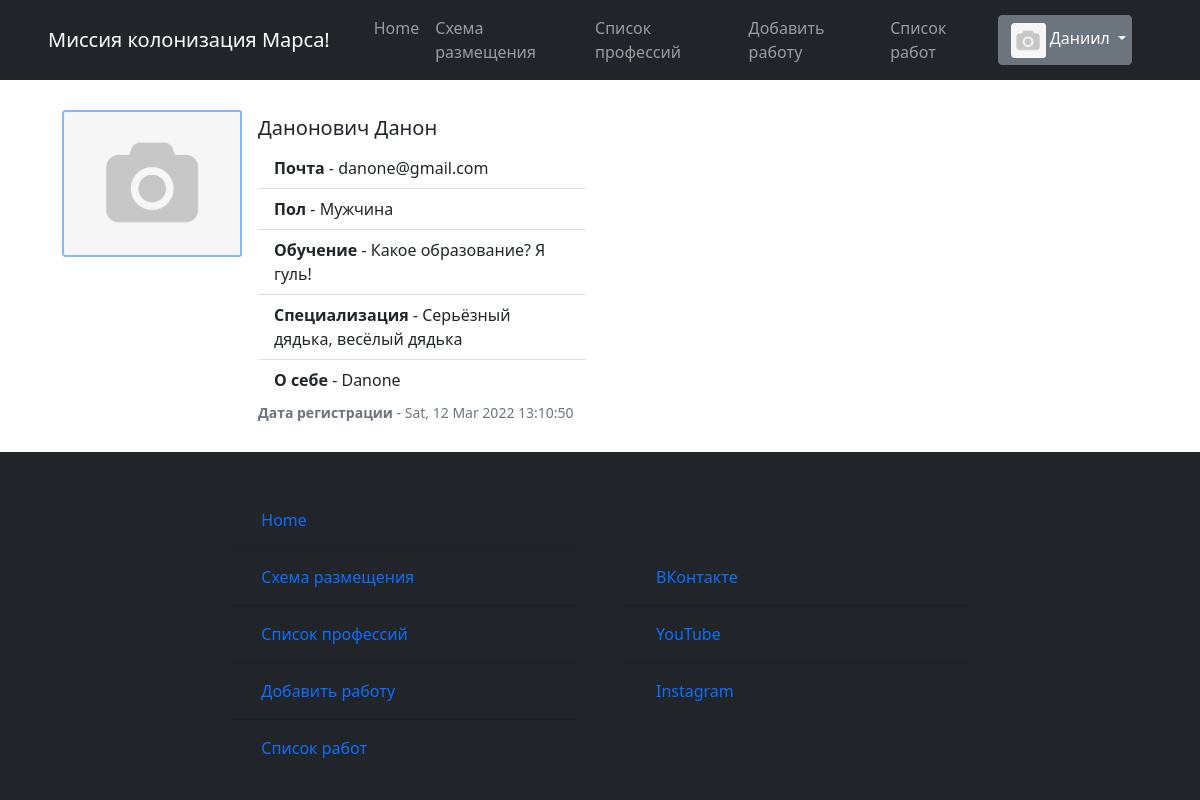
The page /profile/danone@gmail.com (signed in) on the database its author committed.
### static/data/users.py (models this page shows, shortened)
class User(SqlAlchemyBase, UserMixin):
    __tablename__ = 'users'
    id = sqlalchemy.Column(sqlalchemy.Integer,
                           primary_key=True, autoincrement=True)
    surname = sqlalchemy.Column(sqlalchemy.String, nullable=True)
    name = sqlalchemy.Column(sqlalchemy.String, nullable=True)
    sex = sqlalchemy.Column(sqlalchemy.String, nullable=True)
    email = sqlalchemy.Column(sqlalchemy.String,
                              index=True, unique=True, nullable=True)
    hashed_password = sqlalchemy.Column(sqlalchemy.String, nullable=True)
    studying = sqlalchemy.Column(sqlalchemy.String, nullable=True)
    professions = sqlalchemy.Column(sqlalchemy.String, nullable=True)
    about = sqlalchemy.Column(sqlalchemy.String, nullable=True)
    created_date = sqlalchemy.Column(sqlalchemy.String, nullable=True)
    image_link = sqlalchemy.Column(sqlalchemy.String, nullable=True)
    disk_path = sqlalchemy.Column(sqlalchemy.String, nullable=True)

### runner.py (the view)
@app.route('/profile/<email>', methods=['POST', 'GET'])
def answer(email):
    db_sess = db_session.create_session()
    user = db_sess.query(User).filter(User.email == email).first()
    return render_template('html/profile.html',
                           title=f'{user.name} - DanoNET',
                           image=image,
                           params=user,
                           menu_bar_title='Миссия колонизация Марса!', )

### runner.py (called while the page is built)
@login_manager.user_loader
def load_user(user_id):
    db_sess = db_session.create_session()
    return db_sess.query(User).get(user_id)

### static/data/db_session.py (called while the page is built)
def create_session() -> Session:
    global __factory
    return __factory()

### templates/html/profile.html
{% extends "html/base.html" %}
{% block content %}
    <div class="card mb-3 profile-card" style="max-width: 540px;">
        <div class="row g-0">
            <div class="col-md-4">
                {% if image %}
                    <img src="{{ url_for('static', filename=image) }}" class="img-fluid rounded-start profile-card-img"
                         alt="Упс... Что-то пошло не так!">
                {% else %}
                    <img src="{{ url_for('static', filename='/images/avatars/no_avatar.png') }}"
                         class="img-fluid rounded-start profile-card-img" alt="Упс... Что-то пошло не так!">
                {% endif %}
            </div>
        <div class="col-md-8 profile-card-info">
            <div class="card-body">
                <h5 class="card-title">{{ params.surname }} {{ params.name }}</h5>
                <div class="card-text">
                    <ul class="list-group list-group-flush">
                        <li class="list-group-item"><b>Почта</b> - {{ params.email }}</li>
                        <li class="list-group-item"><b>Пол</b> - {{ params.sex }}</li>
                        <li class="list-group-item"><b>Обучение</b> - {{ params.studying }}</li>
                        <li class="list-group-item"><b>Специализация</b> - {{ params.professions.lower().capitalize() }}</li>
                        <li class="list-group-item"><b>О себе</b> - {{ params.about }}</li>
                    </ul>
                </div>
                <p class="card-text"><small class="text-muted"><b>Дата регистрации</b> - {{ params.created_date }}</small></p>
            </div>
        </div>
        </div>
    </div>
{% endblock %}

### templates/html/base.html (shortened to what this page needs)
<!doctype html>
<html lang="en">
<head>
    <link rel="stylesheet"
          href="https://stackpath.bootstrapcdn.com/bootstrap/4.4.1/css/bootstrap.min.css"
>
    <link rel="stylesheet" href="../../static/css/professions.css">
    <link rel="stylesheet" href="../../static/css/index.css">
    <link rel="stylesheet" href="../../static/css/bar.css">
    <link rel="stylesheet" href="../../static/bootstrap-5.1.3-dist/css/bootstrap.css">
    <link rel="stylesheet" href="../../static/bootstrap-5.1.3-dist/css/bootstrap-grid.css">
    <link rel="stylesheet" href="../../static/bootstrap-5.1.3-dist/css/bootstrap-reboot.css">
    <link rel="stylesheet" href="../../static/bootstrap-5.1.3-dist/css/bootstrap-utilities.css">
    <link rel="stylesheet" href="../../static/css/professions.css">
    <link rel="stylesheet" href="../../static/css/index.css">
    <link rel="stylesheet" href="../../static/css/bar.css">
</head>
<body>
<div class="wrapper">
    <header>
    <nav class="navbar navbar-expand-lg navbar-dark bg-dark text-white">
        <div class="container-fluid">
            <a class="navbar-brand" href="/homepage">{{ menu_bar_title }}</a>
            <div class="collapse navbar-collapse" id="navbarSupportedContent">
                <ul class="navbar-nav me-auto mb-2 mb-lg-0">
                    <li class="nav-item">
                        <a class="nav-link" aria-current="page" href="/homepage">Home</a>
                    </li>
                    <li class="nav-item">
                        <a class="nav-link" href="/distribution">Схема размещения</a>
                    </li>
                    <li class="nav-item">
                        <a class="nav-link" href="/list_prof/ul">Список профессий</a>
                    </li>
                    <li class="nav-item">
                        <a class="nav-link" href="/create_job">Добавить работу</a>
                    </li>
                    <li class="nav-item">
                        <a class="nav-link" href="/job_list">Список работ</a>
                    </li>
                </ul>
                {% if current_user.is_authenticated %}
                    <div class="dropdown-navbar user-navbar">
                        <div class="btn-group">
                            <button type="button" class="btn btn-secondary dropdown-toggle" data-bs-toggle="dropdown"
                                    href="#" role="button" aria-expanded="false" id="user">
                                <span>
                                    {% if image %}
                                        <img src="{{ url_for('static', filename=image) }}"
                                             class="img-fluid rounded-start profile-card-img miniature-pic"
                                             alt="">
                                    {% else %}
                                        <img src="{{ url_for('static', filename='/images/avatars/no_avatar.png') }}"
                                             class="img-fluid rounded-start profile-card-img miniature-pic"
                                             alt="">
                                    {% endif %}
                                </span>
                                {{ current_user.name }}
                            </button>
                        </div>
                    </div>
                {% else %}
                    <form class="d-flex">
                        <a class="nav-brand" href="/login"><button class="btn btn-outline-success me-2" type="button">Войти</button></a>
                        <a class="nav-brand" href="/register"><button class="btn btn-outline-success me-2" type="button">Зарегистрироваться</button></a>
                    </form>
                {% endif %}
            </div>
        </div>
    </nav>
</header>
<main role="main" class="container">
    {% block content %}{% endblock %}
</main>
<footer class="navbar navbar-dark bg-dark navbar-footer row g-3" id="footer">
    <div class="card bg-dark col-md-4 footer-column">
        <div class="card-body">
            <form class="form-footer" method="post" novalidate>
                <ul class="list-group list-group-flush bg-dark">
                    <li class="list-group-item bg-dark">
                        <a class="nav-link" aria-current="page" href="/homepage">Home</a>
                    </li>
                    <li class="list-group-item bg-dark">
                        <a class="nav-link" href="/distribution">Схема размещения</a>
                    </li>
                    <li class="list-group-item bg-dark">
                        <a class="nav-link" href="/list_prof/ul">Список профессий</a>
                    </li>
                    <li class="list-group-item bg-dark">
                        <a class="nav-link" href="/create_job">Добавить работу</a>
                    </li>
                    <li class="list-group-item bg-dark">
                        <a class="nav-link" href="/job_list">Список работ</a>
                    </li>
                </ul>
            </form>
        </div>
    </div>
    <div class="card bg-dark col-md-4 footer-column">
        <div class="card-body">
            <form class="form-footer" method="post" novalidate>
                <ul class="list-group list-group-flush bg-dark">
                    <li class="list-group-item bg-dark">
                        <a class="nav-link" aria-current="page" href="https://m.vk.com/daniilkolevatykh"
                           target="_blank">ВКонтакте</a>
                    </li>
                    <li class="list-group-item bg-dark">
                        <a class="nav-link" href="https://www.youtube.com/channel/UCYcTAs_MR2JaN-LxTlDMQxA"
                           target="_blank">YouTube</a>
                    </li>
                    <li class="list-group-item bg-dark">
                        <a class="nav-link" href="https://www.instagram.com/daniil_kolevatykh/"
                           target="_blank">Instagram</a>
                    </li>
                </ul>
            </form>
        </div>
    </div>
</footer>
</div>
</body>
</html>

### static/css/index.css (style rules this page uses)
.dropdown-navbar { padding-right: 40px; }
* { margin: 0; padding: 0; }
html, body { height: 100%; }
.wrapper { height: 100%; display: flex; flex-direction: column; }
main { flex: 1 1 auto; }
.footer-column { border: none; vertical-align: top; }
.profile-card { margin: 20px; border: none; }
.profile-card-img { margin-top: 10px; border: 2px solid #86b7fe; border-radius: 3px; }
.miniature-pic { margin-top: 1px; border: none; image-rendering: auto; width: 35px; height: 35px; object-fit: cover; }

### static/css/bar.css (style rules this page uses)
.navbar-brand { alignment: center; padding-left: 20px; padding-right: 20px; }

### rows shown on the page
User: name "Даниил"
User: surname "Данонович", name "Данон", email "danone@gmail.com", sex "Мужчина", studying "Какое образование? Я гуль!", professions "Серьёзный дядька, весёлый дядька", about "Danone", created_date "Sat, 12 Mar 2022 13:10:50"

### other values the page prints
{{ menu_bar_title }} "Миссия колонизация Марса!"
